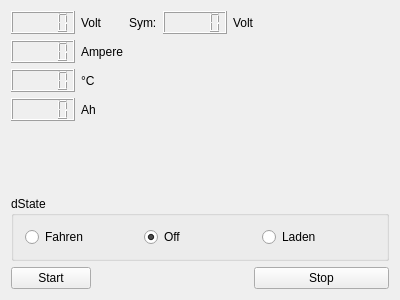
<ui version="4.0" >
 <class>QTwikeSimulatorClass</class>
 <widget class="QWidget" name="QTwikeSimulatorClass" >
  <property name="geometry" >
   <rect>
    <x>0</x>
    <y>0</y>
    <width>400</width>
    <height>300</height>
   </rect>
  </property>
  <property name="windowTitle" >
   <string>QTwikeSimulator</string>
  </property>
  <layout class="QGridLayout" name="gridLayout_3" >
   <item row="0" column="0" colspan="3" >
    <layout class="QGridLayout" name="gridLayout_2" >
     <item row="0" column="0" >
      <layout class="QHBoxLayout" name="horizontalLayout" >
       <item>
        <widget class="QLCDNumber" name="lcdVoltage" />
       </item>
       <item>
        <widget class="QLabel" name="labelVolt" >
         <property name="text" >
          <string>Volt</string>
         </property>
        </widget>
       </item>
      </layout>
     </item>
     <item row="0" column="1" >
      <layout class="QHBoxLayout" name="horizontalLayout_5" >
       <item>
        <widget class="QLabel" name="label" >
         <property name="text" >
          <string>Sym:</string>
         </property>
        </widget>
       </item>
       <item>
        <widget class="QLCDNumber" name="lcdSym" />
       </item>
       <item>
        <widget class="QLabel" name="label_2" >
         <property name="text" >
          <string>Volt</string>
         </property>
        </widget>
       </item>
      </layout>
     </item>
     <item row="1" column="0" >
      <layout class="QHBoxLayout" name="horizontalLayout_2" >
       <item>
        <widget class="QLCDNumber" name="lcdCurrent" />
       </item>
       <item>
        <widget class="QLabel" name="labelAmpere" >
         <property name="text" >
          <string>Ampere</string>
         </property>
        </widget>
       </item>
      </layout>
     </item>
     <item row="2" column="0" >
      <layout class="QHBoxLayout" name="horizontalLayout_3" >
       <item>
        <widget class="QLCDNumber" name="lcdTemperature" />
       </item>
       <item>
        <widget class="QLabel" name="labelCelsius" >
         <property name="text" >
          <string>°C</string>
         </property>
        </widget>
       </item>
      </layout>
     </item>
     <item row="3" column="0" >
      <layout class="QHBoxLayout" name="horizontalLayout_4" >
       <item>
        <widget class="QLCDNumber" name="lcdCharge" />
       </item>
       <item>
        <widget class="QLabel" name="labelAh" >
         <property name="text" >
          <string>Ah</string>
         </property>
        </widget>
       </item>
      </layout>
     </item>
    </layout>
   </item>
   <item row="0" column="3" >
    <spacer name="horizontalSpacer_2" >
     <property name="orientation" >
      <enum>Qt::Horizontal</enum>
     </property>
     <property name="sizeHint" stdset="0" >
      <size>
       <width>198</width>
       <height>20</height>
      </size>
     </property>
    </spacer>
   </item>
   <item row="1" column="1" >
    <spacer name="verticalSpacer_2" >
     <property name="orientation" >
      <enum>Qt::Vertical</enum>
     </property>
     <property name="sizeHint" stdset="0" >
      <size>
       <width>20</width>
       <height>41</height>
      </size>
     </property>
    </spacer>
   </item>
   <item row="2" column="0" colspan="4" >
    <widget class="QGroupBox" name="groupBox" >
     <property name="title" >
      <string>dState</string>
     </property>
     <layout class="QGridLayout" name="gridLayout" >
      <item row="0" column="0" >
       <widget class="QRadioButton" name="radio_drive" >
        <property name="text" >
         <string>Fahren</string>
        </property>
       </widget>
      </item>
      <item row="0" column="1" >
       <widget class="QRadioButton" name="radio_off" >
        <property name="text" >
         <string>Off</string>
        </property>
        <property name="checked" >
         <bool>true</bool>
        </property>
       </widget>
      </item>
      <item row="0" column="2" >
       <widget class="QRadioButton" name="radio_charge" >
        <property name="text" >
         <string>Laden</string>
        </property>
       </widget>
      </item>
     </layout>
    </widget>
   </item>
   <item row="3" column="0" >
    <widget class="QPushButton" name="button_start" >
     <property name="text" >
      <string>Start</string>
     </property>
    </widget>
   </item>
   <item row="3" column="1" >
    <spacer name="horizontalSpacer" >
     <property name="orientation" >
      <enum>Qt::Horizontal</enum>
     </property>
     <property name="sizeHint" stdset="0" >
      <size>
       <width>185</width>
       <height>20</height>
      </size>
     </property>
    </spacer>
   </item>
   <item row="3" column="2" colspan="2" >
    <widget class="QPushButton" name="button_stop" >
     <property name="text" >
      <string>Stop</string>
     </property>
    </widget>
   </item>
  </layout>
 </widget>
 <layoutdefault spacing="6" margin="11" />
 <resources/>
 <connections/>
</ui>
